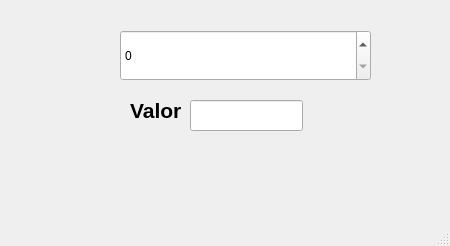
<?xml version="1.0" encoding="UTF-8"?>
<ui version="4.0">
 <class>MainWindow</class>
 <widget class="QMainWindow" name="MainWindow">
  <property name="geometry">
   <rect>
    <x>0</x>
    <y>0</y>
    <width>450</width>
    <height>246</height>
   </rect>
  </property>
  <property name="windowTitle">
   <string>MainWindow</string>
  </property>
  <widget class="QWidget" name="centralwidget">
   <widget class="QLineEdit" name="txt_valor">
    <property name="geometry">
     <rect>
      <x>190</x>
      <y>100</y>
      <width>113</width>
      <height>31</height>
     </rect>
    </property>
    <property name="font">
     <font>
      <pointsize>16</pointsize>
      <bold>true</bold>
     </font>
    </property>
    <property name="text">
     <string/>
    </property>
    <property name="alignment">
     <set>Qt::AlignCenter</set>
    </property>
   </widget>
   <widget class="QLabel" name="label">
    <property name="geometry">
     <rect>
      <x>130</x>
      <y>100</y>
      <width>51</width>
      <height>21</height>
     </rect>
    </property>
    <property name="font">
     <font>
      <pointsize>16</pointsize>
      <bold>true</bold>
     </font>
    </property>
    <property name="text">
     <string>Valor:</string>
    </property>
   </widget>
   <widget class="QSpinBox" name="spinBox">
    <property name="geometry">
     <rect>
      <x>120</x>
      <y>30</y>
      <width>251</width>
      <height>51</height>
     </rect>
    </property>
   </widget>
  </widget>
  <widget class="QMenuBar" name="menubar">
   <property name="geometry">
    <rect>
     <x>0</x>
     <y>0</y>
     <width>450</width>
     <height>24</height>
    </rect>
   </property>
  </widget>
  <widget class="QStatusBar" name="statusbar"/>
 </widget>
 <resources/>
 <connections/>
</ui>
